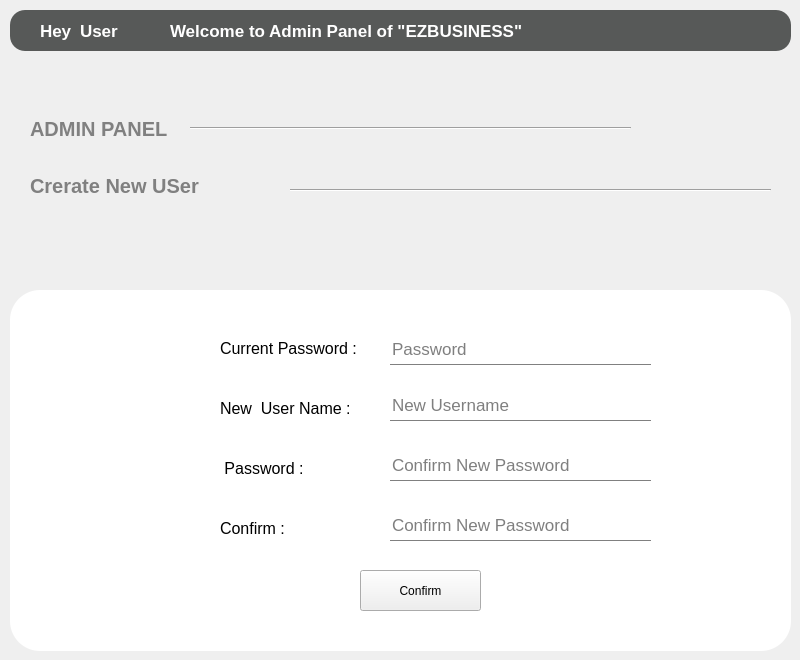
     <widget class="QWidget" name="Addnewuser">
      <property name="styleSheet">
       <string notr="true">#Addnewuser{

	background:rgb(250, 250, 250);
}
QLabel{
font-size:20px;

}
QLineEdit{
border:0px;
border-bottom:1px solid gray;
font-size:17px;
}
QPushButton:hover{
background:black;
color:white;
}
</string>
      </property>
      <widget class="QFrame" name="frame_12">
       <property name="geometry">
        <rect>
         <x>10</x>
         <y>290</y>
         <width>781</width>
         <height>361</height>
        </rect>
       </property>
       <property name="styleSheet">
        <string notr="true">#frame_12{
background:white;
border-radius:30px;
}
QLabel{
font-size:16px;
}</string>
       </property>
       <property name="frameShape">
        <enum>QFrame::StyledPanel</enum>
       </property>
       <property name="frameShadow">
        <enum>QFrame::Raised</enum>
       </property>
       <widget class="QLineEdit" name="pw">
        <property name="geometry">
         <rect>
          <x>380</x>
          <y>44</y>
          <width>261</width>
          <height>31</height>
         </rect>
        </property>
        <property name="text">
         <string/>
        </property>
        <property name="echoMode">
         <enum>QLineEdit::Password</enum>
        </property>
        <property name="placeholderText">
         <string>Password</string>
        </property>
       </widget>
       <widget class="QLineEdit" name="username">
        <property name="geometry">
         <rect>
          <x>380</x>
          <y>100</y>
          <width>261</width>
          <height>31</height>
         </rect>
        </property>
        <property name="echoMode">
         <enum>QLineEdit::Normal</enum>
        </property>
        <property name="placeholderText">
         <string>New Username</string>
        </property>
       </widget>
       <widget class="QLineEdit" name="npw">
        <property name="geometry">
         <rect>
          <x>380</x>
          <y>160</y>
          <width>261</width>
          <height>31</height>
         </rect>
        </property>
        <property name="echoMode">
         <enum>QLineEdit::Password</enum>
        </property>
        <property name="placeholderText">
         <string>Confirm New Password</string>
        </property>
       </widget>
       <widget class="QLabel" name="label_91">
        <property name="geometry">
         <rect>
          <x>210</x>
          <y>50</y>
          <width>171</width>
          <height>17</height>
         </rect>
        </property>
        <property name="text">
         <string>Current Password :</string>
        </property>
       </widget>
       <widget class="QLabel" name="label_95">
        <property name="geometry">
         <rect>
          <x>210</x>
          <y>110</y>
          <width>171</width>
          <height>17</height>
         </rect>
        </property>
        <property name="text">
         <string>New  User Name :</string>
        </property>
       </widget>
       <widget class="QLabel" name="label_96">
        <property name="geometry">
         <rect>
          <x>210</x>
          <y>170</y>
          <width>181</width>
          <height>17</height>
         </rect>
        </property>
        <property name="text">
         <string> Password :</string>
        </property>
       </widget>
       <widget class="QPushButton" name="pushButton_24">
        <property name="geometry">
         <rect>
          <x>350</x>
          <y>280</y>
          <width>121</width>
          <height>41</height>
         </rect>
        </property>
        <property name="text">
         <string>Confirm</string>
        </property>
        <property name="icon">
         <iconset resource="images.qrc">
          <normaloff>:/images/Checkmark-Circle-512.png</normaloff>:/images/Checkmark-Circle-512.png</iconset>
        </property>
        <property name="iconSize">
         <size>
          <width>28</width>
          <height>28</height>
         </size>
        </property>
       </widget>
       <widget class="QLabel" name="label_180">
        <property name="geometry">
         <rect>
          <x>170</x>
          <y>40</y>
          <width>31</width>
          <height>31</height>
         </rect>
        </property>
        <property name="text">
         <string/>
        </property>
        <property name="pixmap">
         <pixmap resource="images.qrc">:/images/kindpng_3942505.png</pixmap>
        </property>
        <property name="scaledContents">
         <bool>true</bool>
        </property>
       </widget>
       <widget class="QLabel" name="label_181">
        <property name="geometry">
         <rect>
          <x>170</x>
          <y>100</y>
          <width>31</width>
          <height>31</height>
         </rect>
        </property>
        <property name="text">
         <string/>
        </property>
        <property name="pixmap">
         <pixmap resource="images.qrc">:/images/adduser.png</pixmap>
        </property>
        <property name="scaledContents">
         <bool>true</bool>
        </property>
       </widget>
       <widget class="QLabel" name="label_182">
        <property name="geometry">
         <rect>
          <x>170</x>
          <y>160</y>
          <width>31</width>
          <height>31</height>
         </rect>
        </property>
        <property name="text">
         <string/>
        </property>
        <property name="pixmap">
         <pixmap resource="images.qrc">:/images/kindpng_3942505.png</pixmap>
        </property>
        <property name="scaledContents">
         <bool>true</bool>
        </property>
       </widget>
       <widget class="QLabel" name="label_190">
        <property name="geometry">
         <rect>
          <x>170</x>
          <y>220</y>
          <width>31</width>
          <height>31</height>
         </rect>
        </property>
        <property name="text">
         <string/>
        </property>
        <property name="pixmap">
         <pixmap resource="images.qrc">:/images/kindpng_3942505.png</pixmap>
        </property>
        <property name="scaledContents">
         <bool>true</bool>
        </property>
       </widget>
       <widget class="QLabel" name="label_191">
        <property name="geometry">
         <rect>
          <x>210</x>
          <y>230</y>
          <width>81</width>
          <height>17</height>
         </rect>
        </property>
        <property name="text">
         <string>Confirm :</string>
        </property>
       </widget>
       <widget class="QLineEdit" name="cpw">
        <property name="geometry">
         <rect>
          <x>380</x>
          <y>220</y>
          <width>261</width>
          <height>31</height>
         </rect>
        </property>
        <property name="echoMode">
         <enum>QLineEdit::Password</enum>
        </property>
        <property name="placeholderText">
         <string>Confirm New Password</string>
        </property>
       </widget>
      </widget>
      <widget class="QLabel" name="label_189">
       <property name="geometry">
        <rect>
         <x>30</x>
         <y>170</y>
         <width>251</width>
         <height>31</height>
        </rect>
       </property>
       <property name="styleSheet">
        <string notr="true">#label_189{
font-weight:bold;
border-bottom:1px solid green;
color:gray;

}</string>
       </property>
       <property name="text">
        <string>Crerate New USer</string>
       </property>
      </widget>
      <widget class="QLabel" name="label_59">
       <property name="geometry">
        <rect>
         <x>650</x>
         <y>70</y>
         <width>121</width>
         <height>111</height>
        </rect>
       </property>
       <property name="text">
        <string/>
       </property>
       <property name="pixmap">
        <pixmap resource="images.qrc">:/images/admin.png</pixmap>
       </property>
       <property name="scaledContents">
        <bool>true</bool>
       </property>
      </widget>
      <widget class="Line" name="line_24">
       <property name="geometry">
        <rect>
         <x>190</x>
         <y>120</y>
         <width>441</width>
         <height>16</height>
        </rect>
       </property>
       <property name="orientation">
        <enum>Qt::Horizontal</enum>
       </property>
      </widget>
      <widget class="Line" name="line_23">
       <property name="geometry">
        <rect>
         <x>290</x>
         <y>180</y>
         <width>481</width>
         <height>20</height>
        </rect>
       </property>
       <property name="orientation">
        <enum>Qt::Horizontal</enum>
       </property>
      </widget>
      <widget class="QFrame" name="frame_16">
       <property name="geometry">
        <rect>
         <x>10</x>
         <y>10</y>
         <width>781</width>
         <height>41</height>
        </rect>
       </property>
       <property name="styleSheet">
        <string notr="true">#frame_16{
background:rgb(87, 89, 88);
border-radius:15px;
}
QLabel{
color:white;
font-size:17px;
font-weight:bold;
}</string>
       </property>
       <property name="frameShape">
        <enum>QFrame::StyledPanel</enum>
       </property>
       <property name="frameShadow">
        <enum>QFrame::Raised</enum>
       </property>
       <widget class="QLabel" name="label_53">
        <property name="geometry">
         <rect>
          <x>160</x>
          <y>10</y>
          <width>391</width>
          <height>21</height>
         </rect>
        </property>
        <property name="text">
         <string>Welcome to Admin Panel of &quot;EZBUSINESS&quot;</string>
        </property>
       </widget>
       <widget class="QLabel" name="label_57">
        <property name="geometry">
         <rect>
          <x>30</x>
          <y>10</y>
          <width>67</width>
          <height>21</height>
         </rect>
        </property>
        <property name="text">
         <string>Hey</string>
        </property>
       </widget>
       <widget class="QLabel" name="label_58">
        <property name="geometry">
         <rect>
          <x>70</x>
          <y>10</y>
          <width>71</width>
          <height>21</height>
         </rect>
        </property>
        <property name="text">
         <string>User</string>
        </property>
       </widget>
      </widget>
      <widget class="QLabel" name="label_56">
       <property name="geometry">
        <rect>
         <x>30</x>
         <y>120</y>
         <width>151</width>
         <height>17</height>
        </rect>
       </property>
       <property name="styleSheet">
        <string notr="true">#label_56{
font-weight:bold;
border-bottom:1px solid green;
color:gray;

}</string>
       </property>
       <property name="text">
        <string>ADMIN PANEL</string>
       </property>
      </widget>
     </widget>
